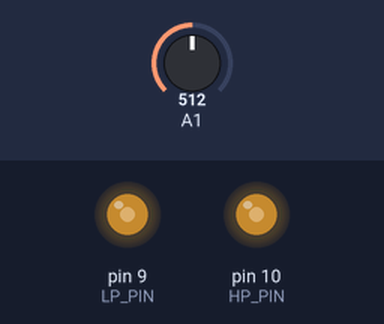
Simulated run of this sketch. Board: Arduino Uno, built for the host (arithmetic inside an expression is 32-bit, double 64-bit). On the bench: output pins drawn as LEDs (lit = HIGH). The inputs (shaded band) are chosen by the test bench; at power-on: A1 = 512 (analog values on the 0–1023 scale).

Above: at 1.2 s.
1.3 s: A1 set to 716
At 2.4 s:
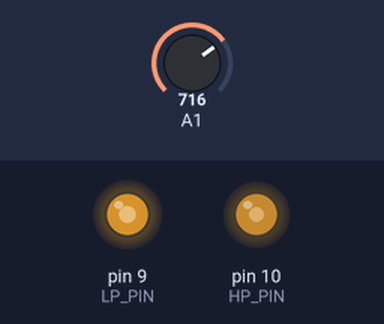
2.8 s: A1 set to 900
At 3.6 s:
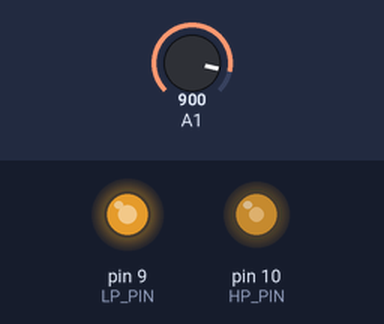
4.3 s: A1 set to 511
At 4.7 s:
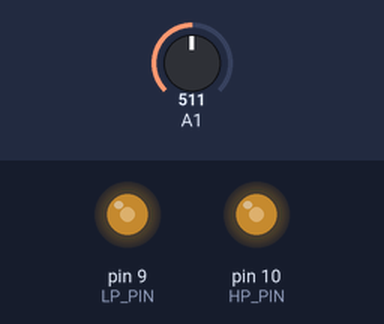
5.8 s: A1 set to 306
At 7.0 s:
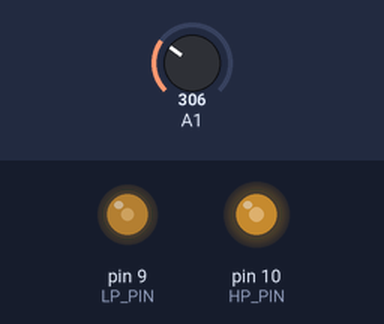
7.3 s: A1 set to 122
At 8.2 s:
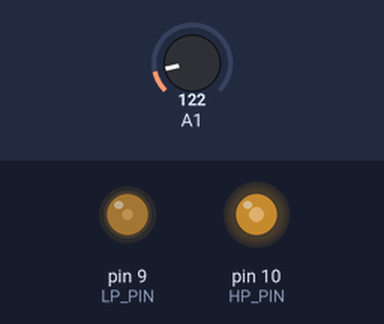
Timing chart, 0 to 9.8 s (numbered marks = the images above; inputs shaded):
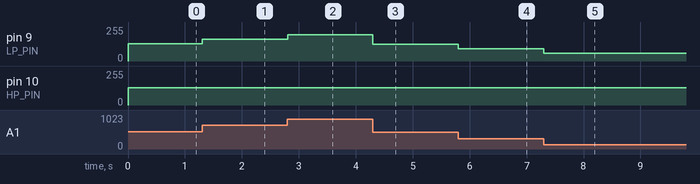

Measured:
- after the input at 1.3 s, pin 9 (LP_PIN): 128/255 → 164/255 at once
- after the input at 2.8 s, pin 9 (LP_PIN): 164/255 → 197/255 at once
- after the input at 4.3 s, pin 9 (LP_PIN): 197/255 → 127/255 at once
- after the input at 5.8 s, pin 9 (LP_PIN): 127/255 → 91/255 at once
- after the input at 7.3 s, pin 9 (LP_PIN): 91/255 → 59/255 at once

The sketch:

overoptimized_8bit_qmf.ino
```cpp
#include "coefficients.h"

// overoptimized_8bit_qmf.ino - Unrolled with PROGMEM coefficients
const uint8_t LP_PIN = 9, HP_PIN = 10;
#define B 256
#define MASK (B - 1)
int16_t x[B];
uint8_t i = 0;
uint32_t last_micros = 0;

void setup() {
  DDRB |= (1 << 1) | (1 << 2);
  analogReadResolution(8);
}

void loop() {
  uint32_t now = micros();
  if (now - last_micros < 1000000 / SAMPLING_RATE) return;
  last_micros = now;

  uint8_t idx = i;
  int32_t in0 = (int32_t)analogRead(A1) - 128;
  x[idx] = (int16_t)(in0 + 128);
  int32_t in1 = (int32_t)x[(idx - 1) & MASK] - 128;
  int32_t in2 = (int32_t)x[(idx - 2) & MASK] - 128;
  int32_t in3 = (int32_t)x[(idx - 3) & MASK] - 128;

  // Unrolled DB4 (Orthogonal) using pgm_read_word for maintainability
  // Further optimization: load coefficients into local registers once
  static int16_t rh[4], rg[4];
  static bool first = true;
  if (first) {
    for(int j=0; j<4; j++) {
      rh[j] = (int16_t)pgm_read_word(&h_fixed[j]);
      rg[j] = (int16_t)pgm_read_word(&g_fixed[j]);
    }
    first = false;
  }

  int32_t y1 = (int32_t)rh[0] * in0 + (int32_t)rh[1] * in1 + (int32_t)rh[2] * in2 + (int32_t)rh[3] * in3;
  int32_t y2 = (int32_t)rg[0] * in0 + (int32_t)rg[1] * in1 + (int32_t)rg[2] * in2 + (int32_t)rg[3] * in3;

  analogWrite(9, constrain(((y1 + 32768L) >> 16) + 128, 0, 255));
  analogWrite(10, constrain(((y2 + 32768L) >> 16) + 128, 0, 255));

  i = (idx + 1) & MASK;
}
```

coefficients.h
```cpp
// Auto-generated QMF coefficients (DB4, Standard Orthogonal)
#ifndef COEFFICIENTS_H
#define COEFFICIENTS_H

#define QMF_N 4
#define SAMPLING_RATE 2000

// Floating point coefficients (Sum = sqrt(2))
const float h_float[QMF_N] = { 0.48296291f, 0.83651630f, 0.22414387f, -0.12940952f };
const float g_float[QMF_N] = { -0.12940952f, -0.22414387f, 0.83651630f, -0.48296291f };

// Fixed point coefficients (scaled by 2^15)
const int16_t h_fixed[QMF_N] PROGMEM = { 15826, 27411, 7345, -4240 };
const int16_t g_fixed[QMF_N] PROGMEM = { -4240, -7345, 27411, -15826 };

#endif
```
